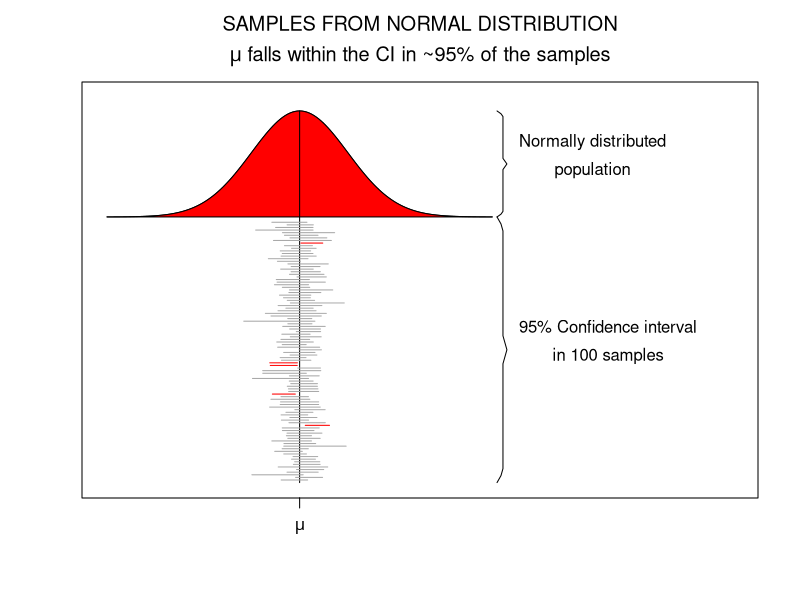

Write the R code that produced this figure.
## ---- chunk 1
set.seed(1548)

x  = seq(-4,4,.05) # sequence x values for normal distribution
hx = dnorm(x)      # calculate y values

title = expression(atop("SAMPLES FROM NORMAL DISTRIBUTION",paste(mu," falls within the CI in ~95% of the samples")))

plot(x,hx+1,type="l",ylim=c(0,1.45),xlim=c(-4,9), yaxt="n", xaxt="n",ylab="",xlab="",main=title, mai=c(3,1,2,1),mar=c(3,1,2,1))

# Add red area
polygon(c(x,rev(x)),c(rep(1,length(x)),hx+1),col="red",lty=1)

# Add mu line
lines(c(0,0),c(0,max(hx)+1))

# Add mu symbol to x axis
axis( 1,at=0,labels=expression(mu), cex=2 )

# Create curly braces for normal distribution 
ybracket = seq(1,max(hx)+1,length=39)
xbracket = rep(4.1,39)*c(c(1,1.02),rep(1.03,16),c(1.04,1.05,1.04),rep(1.03,16),c(1.02,1))

lines(xbracket,ybracket,col="black")

# Create curly braces for samples
ybracket = seq(0,1,length=39)
xbracket = rep(4.1,39)*c(c(1,1.02),rep(1.03,16),c(1.04,1.05,1.04),rep(1.03,16),c(1.02,1))

lines(xbracket,ybracket,col="black")

text = expression(atop("Normally distributed","population"))

text(4.1*1.06,1+(max(hx)/2), text,pos=4)

text = expression(atop("95% Confidence interval","in 100 samples","drawn from the","normal distribution"))

text(4.1*1.06,.5, text,pos=4)

# Add confidence intervals

mu  = 0
sig = 1

mu_in_ci = array() # create empty array

iterations = 100

for(i in 1:iterations) {
	
	n      = round(runif(1,10,60)) # use variable sample sizes between 10 and 60
	sample = rnorm(n,mu,sig)       # sample from normal distribution
	
	sample_mean = mean(sample)
	sample_sd   = sd(sample)
	sample_ci   = sample_sd/sqrt(n)

	sample_ci_upperbound = sample_mean + sample_ci * 1.96
	sample_ci_lowerbound = sample_mean - sample_ci * 1.96
	
	if(sample_ci_lowerbound < mu & sample_ci_upperbound > mu) {
		
		mu_in_ci[i] = 1	
		col = "darkgrey"	
		}
	else {
		mu_in_ci[i] = 0
		col = "red"
		}
    
    # plot CI lines
    lines(c(sample_ci_lowerbound,sample_ci_upperbound),rep((.98/iterations)*i,2),col=col)

	}
	
percentage = (1/iterations)*sum(mu_in_ci)
